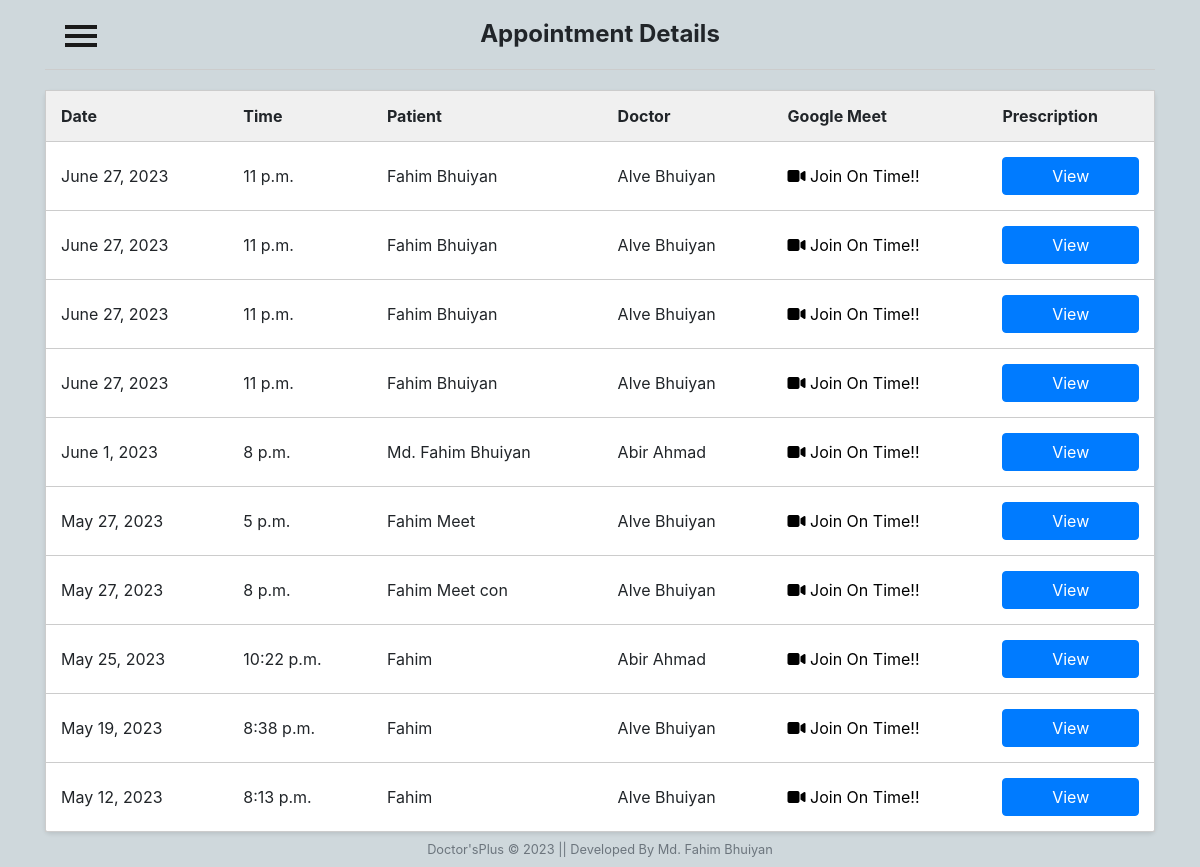
/patient/appointment-details/ (signed in), run on the app's committed database.
### patient/models.py (models this page shows, shortened)
class Appointment(models.Model):
    appointment_id = models.UUIDField(primary_key=True, default=uuid.uuid4, editable=False)
    user = models.ForeignKey(User, on_delete=models.CASCADE)
    doctor = models.ForeignKey(Doctor, on_delete=models.CASCADE)
    patient_name = models.CharField(max_length=100)
    appointment_date = models.DateField()
    appointment_time = models.TimeField()
    consultation_fee = models.DecimalField(max_digits=8, decimal_places=2)
    google_meet_link = models.URLField(blank=True, null=True, default="")

### doctor/models.py (models this page shows, shortened)
class Doctor(models.Model):
    user = models.OneToOneField(User, on_delete=models.CASCADE)
    bmdc = models.CharField(max_length=10, null=False, unique=True, default='')
    address = models.CharField(max_length=40, default='')
    mobile = models.CharField(
        max_length=20, null=False, unique=True, default='')
    date_of_birth = models.DateField(null=True, blank=True)
    specialist = models.CharField(max_length=40, default='')
    experience = models.CharField(max_length=2, default='')
    hospital = models.CharField(max_length=40, null=True, blank=True)
    consultation_fee = models.CharField(max_length=40, default='')
    bio = models.CharField(max_length=200, default='')
    gender_choices = (
        ('Male', 'Male'),
        ('Female', 'Female'),
        ('Other', 'Other'),
    )
    gender = models.CharField(
        max_length=6, choices=gender_choices, null=True, blank=True)
    def __str__(self):
        return self.user.first_name + " "+self.user.last_name

### patient/views.py (the view)
# urls.py: path('appointment-details/', views.appointment_details, name='appointment-details'),
def appointment_details(request):
    appointment_list = Appointment.objects.filter(user=request.user)
    return render(request, 'patient/appointment_details.html', {'appointment_list': appointment_list})

### Templates/patient/appointment_details.html (shortened to what this page needs)
{% load static %}
<html lang="en">
<head>
    <link rel="stylesheet" href="{% static 'css/appointment_details.css' %}">
</head>
<body>
    {% include "patient/sidenav_bar.html" %}
    <div class="container">
        <h2 class="section-title text-center">Appointment Details</h2>
        <div class="divider"></div>
        <table class="appointment-table">
            <tr class="text-center">
                <th>Date</th>
                <th>Time</th>
                <th>Patient</th>
                <th>Doctor</th>
                <th>Google Meet</th>
                <th>Prescription</th>
            </tr>
            {% for appointment in appointment_list|dictsortreversed:"appointment_date" %}
            <tr class="{% if appointment.appointment_date < now %}expired{% endif %}">
                <td>{{ appointment.appointment_date }}</td>
                <td>{{ appointment.appointment_time }}</td>
                <td>{{ appointment.patient_name }}</td>
                <td>{{ appointment.doctor }}</td>
                <td><a href="{{ appointment.google_meet_link }}" style="text-decoration: none; color: black;"><i
                            class="fa-solid fa-video"></i> Join On Time!!</a></td>
                <td><a href="{% url 'prescription_detail' appointment.appointment_id %}"
                        class="btn btn-primary btn-block">View</a></td>
            </tr>
            {% empty %}
            <tr>
                <td colspan="5" class="no-appointments">No appointments available.</td>
            </tr>
            {% endfor %}
        </table>
    </div>
    {% include "Home/footer.html" %}
</body>
</html>

### static/CSS/appointment_details.css (style rules this page uses)
body { font-family: Arial, sans-serif; margin: 0; padding: 20px; background-color: #f7f7f7; }
.container { max-width: 600px; margin: 0 auto; }
.appointment-table { width: 100%; border-collapse: collapse; background-color: #fff; border: 1px solid #ccc; border-radius: 5px; box-shadow: 0 2px 4px rgba(0, 0, 0, 0.1); }
.appointment-table th, .appointment-table td { padding: 15px; text-align: left; border-bottom: 1px solid #ccc; }
.appointment-table th { background-color: #f0f0f0; }
.appointment-table tr:last-child td { border-bottom: none; }
.section-title { font-size: 24px; font-weight: bold; margin-bottom: 10px; }
.divider { border-top: 1px solid #ccc; margin: 20px 0; }

### static/CSS/patientnav.css (style rules this page uses)
body { position: relative; overflow-x: hidden; background-color: #cfd8dc; }
body, html { height: 100%; }

### data on the page
Appointment: appointment_date "June 27, 2023", appointment_time "11 p.m.", patient_name "Fahim Bhuiyan", doctor "Alve Bhuiyan"
Appointment: appointment_date "June 27, 2023", appointment_time "11 p.m.", patient_name "Fahim Bhuiyan", doctor "Alve Bhuiyan"
Appointment: appointment_date "June 27, 2023", appointment_time "11 p.m.", patient_name "Fahim Bhuiyan", doctor "Alve Bhuiyan"
Appointment: appointment_date "June 27, 2023", appointment_time "11 p.m.", patient_name "Fahim Bhuiyan", doctor "Alve Bhuiyan"
Appointment: appointment_date "June 1, 2023", appointment_time "8 p.m.", patient_name "Md. Fahim Bhuiyan", doctor "Abir Ahmad"
Appointment: appointment_date "May 27, 2023", appointment_time "5 p.m.", patient_name "Fahim Meet", doctor "Alve Bhuiyan"
Appointment: appointment_date "May 27, 2023", appointment_time "8 p.m.", patient_name "Fahim Meet con", doctor "Alve Bhuiyan"
Appointment: appointment_date "May 25, 2023", appointment_time "10:22 p.m.", patient_name "Fahim", doctor "Abir Ahmad"
Appointment: appointment_date "May 19, 2023", appointment_time "8:38 p.m.", patient_name "Fahim", doctor "Alve Bhuiyan"
Appointment: appointment_date "May 12, 2023", appointment_time "8:13 p.m.", patient_name "Fahim", doctor "Alve Bhuiyan"
